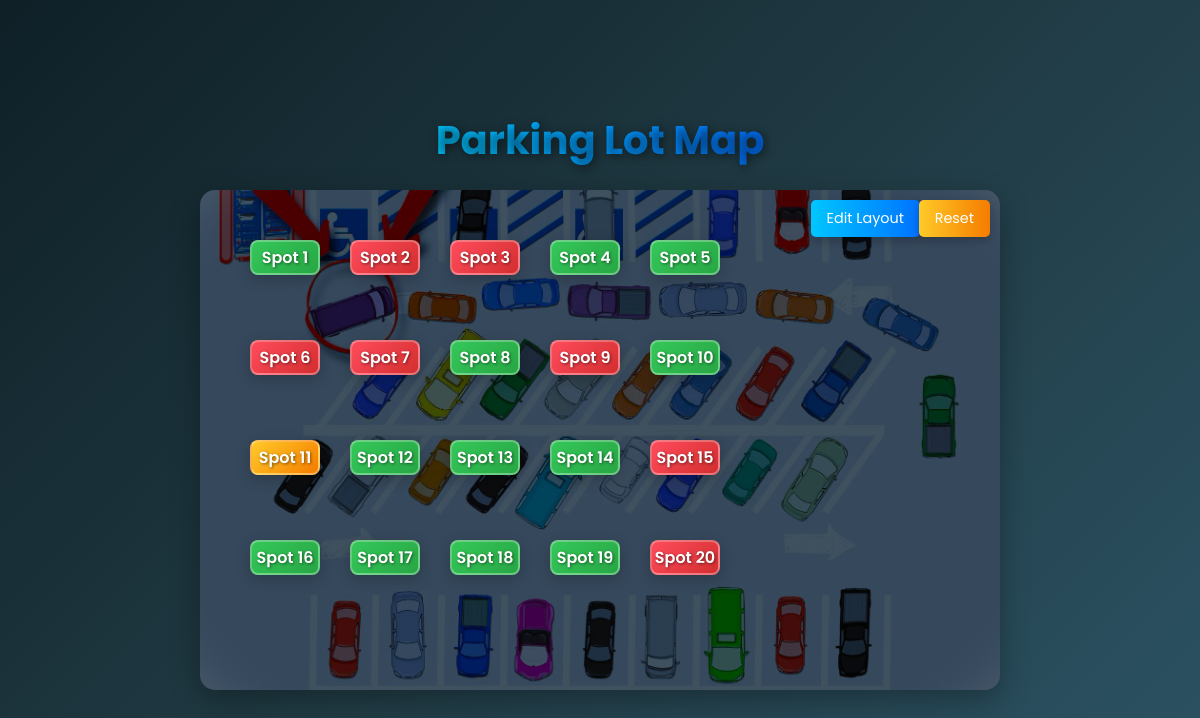
The page /map on the database as committed earlier.
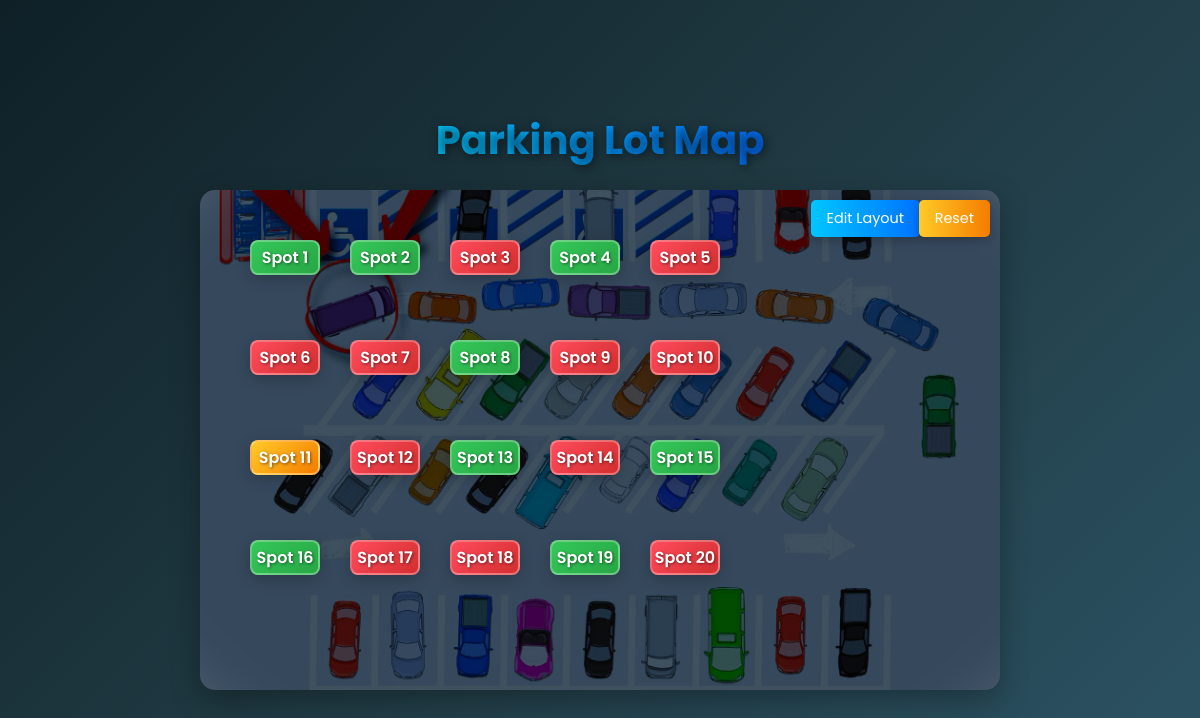
The same page on the database as committed later.
### tables this page shows
CREATE TABLE parking_spots (
                  spot_id INTEGER PRIMARY KEY,
                  status TEXT NOT NULL,
                  user_plate TEXT,
                  last_updated DATETIME DEFAULT CURRENT_TIMESTAMP
                  , latitude REAL, longitude REAL, user_id INTEGER DEFAULT NULL);

### app.py (the view)
@app.route('/map')
def map_view():
    try:
        conn = sqlite3.connect('parking.db')
        cursor = conn.cursor()
        cursor.execute(
            "SELECT spot_id, status, user_plate, last_updated, latitude, longitude, user_id FROM parking_spots"
        )
        spots = cursor.fetchall()
        conn.close()
        return render_template('map.html', spots=spots)
    except Exception as e:
        logger.error(f"Error rendering map: {e}")
        return "An error occurred.", 500

### templates/map.html (shortened to what this page needs)
<!DOCTYPE html>
<html lang="en">
<head>
</head>
<body>
    <h1>Parking Lot Map</h1>
    <div class="parking-map">
        <button class="edit-button" id="editButton">Edit Layout</button>
        <button class="reset-button" id="resetButton">Reset</button>
        {% for spot in spots %}
            <div class="slot {{ 'available' if spot[1] == 'available' else 'occupied' if spot[1] == 'occupied' else 'reserved' }} slot-{{ spot[0] }}"
                 data-spot-id="{{ spot[0] }}">
                <div class="slot-number">Spot {{ spot[0] }}</div>
            </div>
        {% endfor %}
    </div>
</body>
</html>

### templates/map.html (style rules this page uses)
* { margin: 0; padding: 0; box-sizing: border-box; font-family: 'Poppins', sans-serif; }
body { background: linear-gradient(135deg, #0f2027, #203a43, #2c5364); color: #fff; min-height: 100vh; display: flex; flex-direction: column; align-items: center; justify-content: center; padding: 20px; }
h1 { font-size: 2.5rem; text-shadow: 2px 2px 10px rgba(0, 0, 0, 0.5); margin-bottom: 20px; background: linear-gradient(90deg, #00c6ff, #0072ff); -webkit-background-clip: text; -webkit-text-fill-color: transparent; }
.parking-map { position: relative; width: 800px; height: 500px; background: url('/static/parking_lot.jpg') no-repeat center/cover; border-radius: 15px; box-shadow: 0 10px 30px rgba(0, 0, 0, 0.3); overflow: hidden; }
.slot { position: absolute; width: 70px; height: 35px; background: rgba(255, 255, 255, 0.2); border-radius: 8px; text-align: center; transition: transform 0.3s ease, box-shadow 0.3s ease; display: flex; align-items: center; justify-content: center; border: 2px solid rgba(255, 255, 255, 0.3); box-shadow: 0 4px 15px rgba(0, 0, 0, 0.2); cursor: move; }
.available { background: linear-gradient(135deg, #34c759, #28a745); }
.occupied { background: linear-gradient(135deg, #ff4b5c, #d32f2f); }
.reserved { background: linear-gradient(135deg, #ffca28, #f57c00); }
.slot-number { font-size: 1rem; font-weight: 600; text-shadow: 1px 1px 3px rgba(0, 0, 0, 0.5); }
.slot-1 { left: 50px; top: 50px; }
.slot-2 { left: 150px; top: 50px; }
.slot-3 { left: 250px; top: 50px; }
.slot-4 { left: 350px; top: 50px; }
.slot-5 { left: 450px; top: 50px; }
.slot-6 { left: 50px; top: 150px; }
.slot-7 { left: 150px; top: 150px; }
.slot-8 { left: 250px; top: 150px; }
.slot-9 { left: 350px; top: 150px; }
.slot-10 { left: 450px; top: 150px; }
.slot-11 { left: 50px; top: 250px; }
.slot-12 { left: 150px; top: 250px; }
.slot-13 { left: 250px; top: 250px; }
.slot-14 { left: 350px; top: 250px; }
.slot-15 { left: 450px; top: 250px; }
.slot-16 { left: 50px; top: 350px; }
.slot-17 { left: 150px; top: 350px; }
.slot-18 { left: 250px; top: 350px; }
.slot-19 { left: 350px; top: 350px; }
.slot-20 { left: 450px; top: 350px; }
.edit-button, .reset-button { position: absolute; top: 10px; padding: 8px 16px; background: linear-gradient(90deg, #00c6ff, #0072ff); border: none; border-radius: 5px; color: #fff; font-size: 0.9rem; cursor: pointer; box-shadow: 0 4px 10px rgba(0, 0, 0, 0.2); transition: background 0.3s ease; }
.edit-button { right: 80px; }
.reset-button { right: 10px; background: linear-gradient(90deg, #ffca28, #f57c00); }

Rows that differ between the two databases and show on the page:
changed parking_spots id 2: status "occupied" → "available" (drawn)
changed parking_spots id 5: status "available" → "occupied" (drawn)
changed parking_spots id 10: status "available" → "occupied" (drawn)
changed parking_spots id 12: status "available" → "occupied" (drawn)
changed parking_spots id 14: status "available" → "occupied" (drawn)
changed parking_spots id 15: status "occupied" → "available" (drawn)
changed parking_spots id 17: status "available" → "occupied" (drawn)
changed parking_spots id 18: status "available" → "occupied" (drawn)
